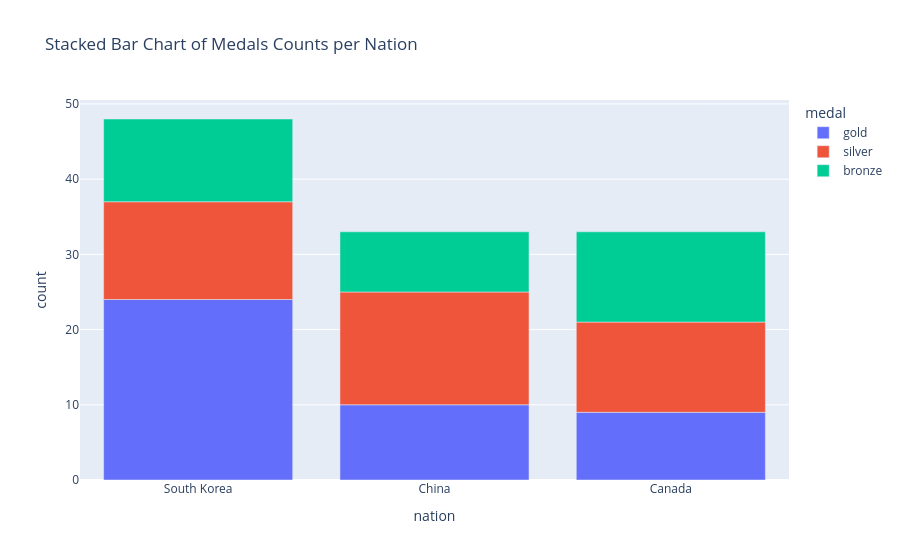

The code cell stored with this chart in its notebook:
### Code cell
# Or with plotly
fig = px.bar(df, x="nation", y="count", color="medal", title="Stacked Bar Chart of Medals Counts per Nation")
fig.show()

### Figure 1 — Plotly figure (JSON) as saved in the notebook; plotly's stock layout.template omitted (floating-point values rounded to 4 significant figures)
{"data": [{"alignmentgroup": "True", "hovertemplate": "medal=gold<br>nation=%{x}<br>count=%{y}<extra></extra>", "legendgroup": "gold", "marker": {"color": "#636efa", "pattern": {"shape": ""}}, "name": "gold", "offsetgroup": "gold", "orientation": "v", "showlegend": true, "textposition": "auto", "type": "bar", "x": ["South Korea", "China", "Canada"], "xaxis": "x", "y": [24, 10, 9], "yaxis": "y"}, {"alignmentgroup": "True", "hovertemplate": "medal=silver<br>nation=%{x}<br>count=%{y}<extra></extra>", "legendgroup": "silver", "marker": {"color": "#EF553B", "pattern": {"shape": ""}}, "name": "silver", "offsetgroup": "silver", "orientation": "v", "showlegend": true, "textposition": "auto", "type": "bar", "x": ["South Korea", "China", "Canada"], "xaxis": "x", "y": [13, 15, 12], "yaxis": "y"}, {"alignmentgroup": "True", "hovertemplate": "medal=bronze<br>nation=%{x}<br>count=%{y}<extra></extra>", "legendgroup": "bronze", "marker": {"color": "#00cc96", "pattern": {"shape": ""}}, "name": "bronze", "offsetgroup": "bronze", "orientation": "v", "showlegend": true, "textposition": "auto", "type": "bar", "x": ["South Korea", "China", "Canada"], "xaxis": "x", "y": [11, 8, 12], "yaxis": "y"}], "layout": {"barmode": "relative", "legend": {"title": {"text": "medal"}, "tracegroupgap": 0}, "title": {"text": "Stacked Bar Chart of Medals Counts per Nation"}, "xaxis": {"anchor": "y", "domain": [0, 1], "title": {"text": "nation"}}, "yaxis": {"anchor": "x", "domain": [0, 1], "title": {"text": "count"}}}}
